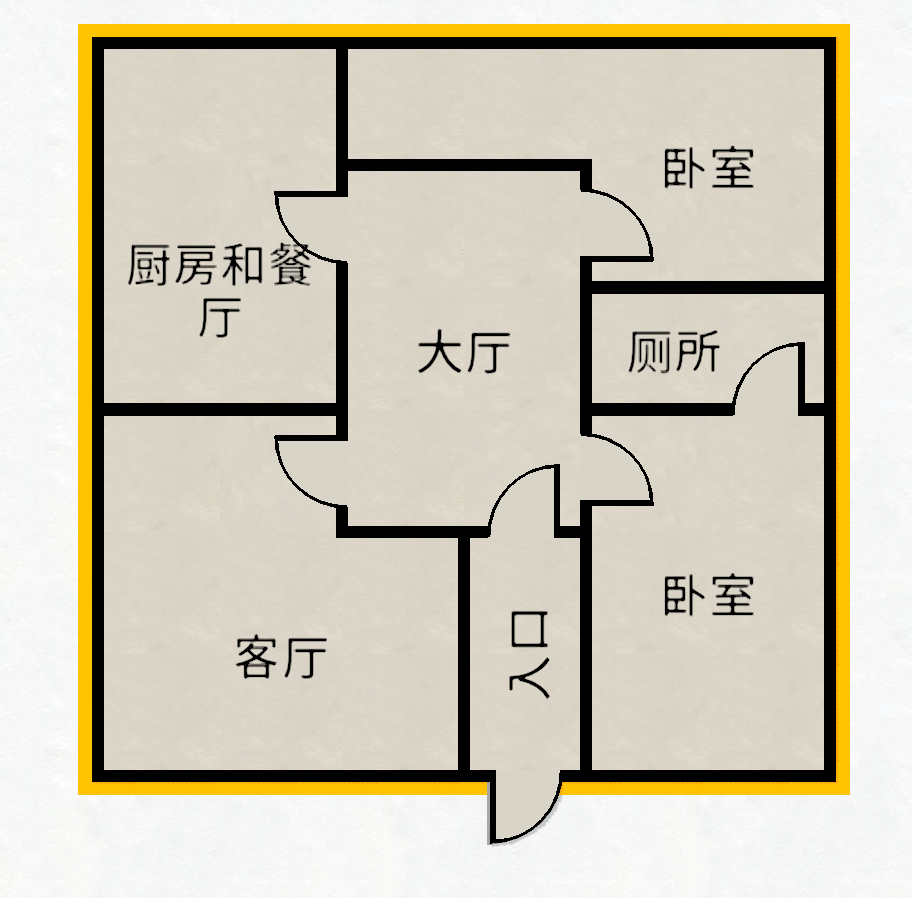
#> input picture Computer_vision_project/实验1户型图分割/crude_room_dataset/g1.jpg, 912 x 898 px
$ jupyter execute --allow-errors '实现原码.ipynb'
#> lines starting #> are read from the running program, lines starting #| are printed output that depends on the picture; after the words box and inside, x2 and y2 are one past the last pixel; in counts of white or black regions, pixels touching at a corner belong together
#> in pre_process_roomsort, image is the input picture: shape (898, 912, 3); mean B, G, R 184.7, 202.1, 208.3
# 预处理图像

[cell 1]
import cv2
import numpy as np


def union_graph_size(image, targe_width=500, target_height=500):
#> called with targe_width = 500, target_height = 500
    height, width = image.shape[:2]
#> height = 898; width = 912
    scale = min(targe_width / width, target_height / height)  # 放缩比例
#> scale = 0.548
    new_width = int(width * scale)
#> new_width = 500
    new_height = int(height * scale)
#> new_height = 492
    image = cv2.resize(image, (new_width, new_height), interpolation=cv2.INTER_AREA)
#> image: shape (492, 500, 3)
    pad_image = np.ones((target_height, targe_width, 3), dtype=np.uint8) * 255
    x = (targe_width-new_width) // 2
#> x = 0
    y = (target_height-new_height) // 2
#> y = 4
    pad_image[y:y+new_height, x: x+new_width] = image
    return pad_image


def remove_noise(binary_image, use_blur, kernel_size1, kernel_size2=3):  # 去噪声点
    kernel = np.ones((kernel_size1, kernel_size1), np.uint8)
    # 使用腐蚀膨胀法消除噪声
    image = cv2.morphologyEx(binary_image, cv2.MORPH_CLOSE, kernel)
    image = cv2.morphologyEx(image, cv2.MORPH_OPEN, kernel)
    image = cv2.morphologyEx(image, cv2.MORPH_CLOSE, kernel)
    # 使用中值滤波消除噪声
    if use_blur:
        image = cv2.medianBlur(image, kernel_size2)
    return image


def pre_process_roomsort(n):  # 用来预处理来源于roomsort的数据
    for i in range(1, n+1):
        image = cv2.imread(r"crude_room_dataset/g" + str(i) + ".jpg")
        if image is not None:
            image = union_graph_size(image, 500, 500)
            gray_image = cv2.cvtColor(image, cv2.COLOR_BGR2GRAY)
            _, binary_image = cv2.threshold(gray_image, 10, 255, cv2.THRESH_BINARY)
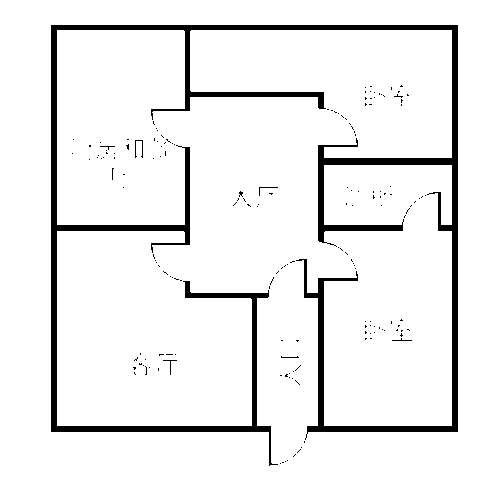
#> binary_image: shape (500, 500); 93.3% white; 171 black regions (165 under 20 px), largest, box (x1, y1, x2, y2) and area: (51, 25, 458, 466) 16231, (135, 140, 143, 158) 44, (163, 360, 177, 375) 28, (259, 187, 278, 196) 27, (392, 338, 412, 341) 22, (281, 356, 299, 358) 20
            binary_image = remove_noise(binary_image, False, 4, kernel_size2=5)
#> in remove_noise, `image = cv2.morphologyEx(binary_image, cv2.MORPH_CLOSE, kernel)`: image: shape (500, 500); 93.8% white; 1 black region, box (x1, y1, x2, y2) and area: (52, 26, 459, 433) 15536
#> in remove_noise, `image = cv2.morphologyEx(image, cv2.MORPH_OPEN, kernel)`: image: shape (500, 500); 93.8% white; 1 black region, box (x1, y1, x2, y2) and area: (53, 27, 460, 434) 15536
#> in remove_noise, `image = cv2.morphologyEx(image, cv2.MORPH_CLOSE, kernel)`: image: shape (500, 500); 93.8% white; 1 black region, box (x1, y1, x2, y2) and area: (54, 28, 461, 435) 15536
            cv2.imwrite(r'feature_graph/g'+str(i)+".jpg", binary_image)
            cv2.imwrite(r'resize_graph/g' + str(i) + ".jpg", image)
        else:
            print("NO such image!")
#> pass 2 of the loop in pre_process_roomsort, `for i in range(1, n+1):`:


# 噪声多单独处理图像的函数
def detail_process(path, out_put_name=None, width=500, height=500, blur=False, kernel_size1=3, kernel_size2=3, max_color=160):
#> called with path = 'crude_room_dataset/g47.jpg', out_put_name = 'g47', width = 500, height = 500, blur = False, kernel_size1 = 3, kernel_size2 = 3, max_color = 50
    image = cv2.imread(path)
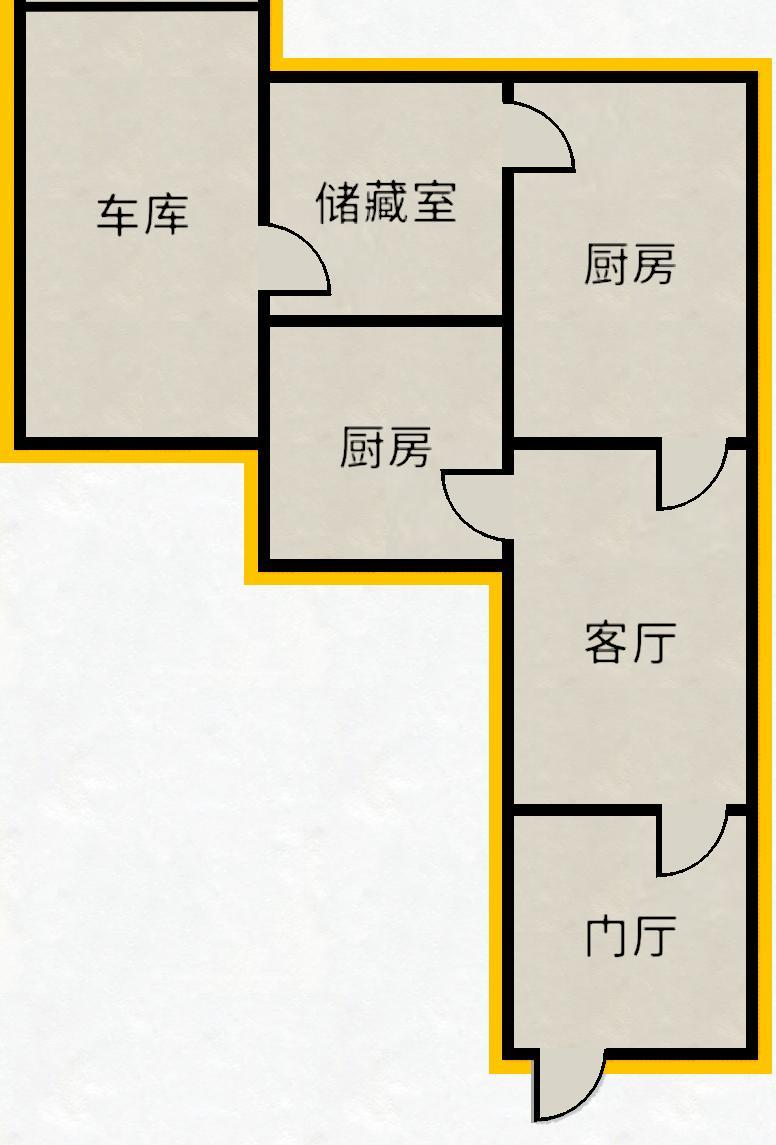
#> input picture Computer_vision_project/实验1户型图分割/crude_room_dataset/g47.jpg, 776 x 1145 px
#> image is the input picture: shape (1145, 776, 3); mean B, G, R 193.6, 209.5, 215
    image = union_graph_size(image, width, height)
    cv2.imwrite('resize_graph/'+str(out_put_name)+".jpg", image)
    low_color = np.array([0, 0, 0])
    up_color = np.array([max_color, max_color, max_color])
    color_mark = cv2.inRange(image, low_color, up_color)  # 创建掩码。查找颜色范围内的像素
#> color_mark: shape (500, 500); 4.4% white; 110 white regions (101 under 20 px), largest, box (x1, y1, x2, y2) and area: (87, 0, 411, 490) 10324, (337, 275, 351, 289) 44, (337, 401, 353, 417) 44
    image[color_mark != 0] = [0, 0, 0]  # 将一定深度的颜色都转为黑色！
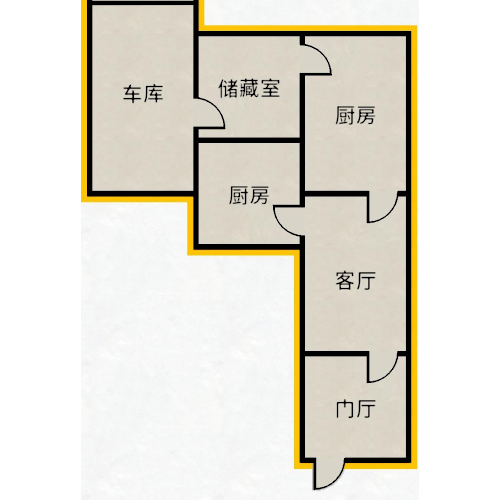
#> image: shape (500, 500, 3); mean of channels 0, 1, 2 213.3, 224, 227.6; drawn as B, G, R
    gray_image = cv2.cvtColor(image, cv2.COLOR_BGR2GRAY)  # 灰度图
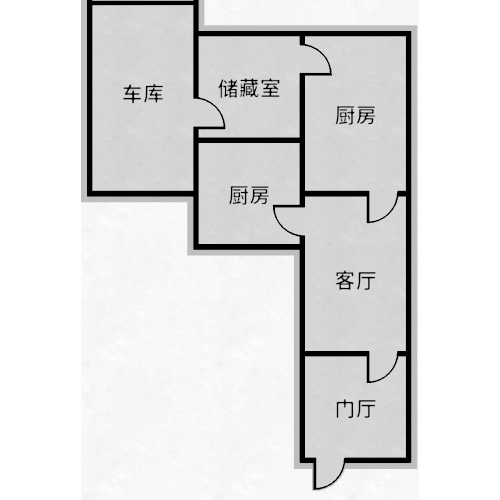
#> gray_image: shape (500, 500); min 0, max 255, mean 223.8
    _, binary_image = cv2.threshold(gray_image, 1, 255, cv2.THRESH_BINARY)  # 黑白图
    de_noise_image = remove_noise(binary_image, blur, kernel_size1, kernel_size2)  # 去噪图
#> in remove_noise (call 9), `image = cv2.morphologyEx(binary_image, cv2.MORPH_CLOSE, kernel)`:
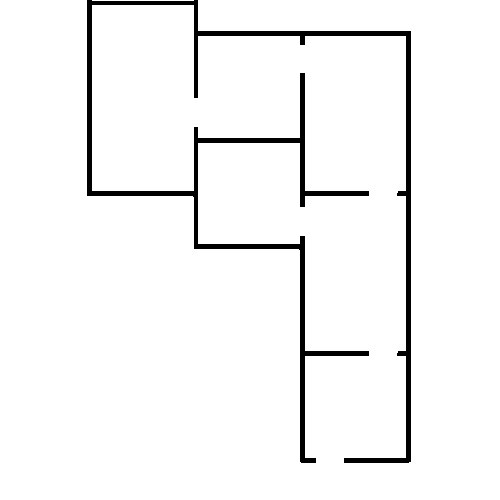
#> image: shape (500, 500); 96% white; 1 black region, box (x1, y1, x2, y2) and area: (87, 0, 411, 463) 9938
#> in remove_noise (call 9), `image = cv2.morphologyEx(image, cv2.MORPH_OPEN, kernel)`: image: shape (500, 500); 96% white; 1 black region, box (x1, y1, x2, y2) and area: (87, 0, 411, 463) 10040
    # de_noise_image = binary_image
    if out_put_name is not None:
        cv2.imwrite('feature_graph/' + str(out_put_name) + ".jpg", de_noise_image)
    return de_noise_image


#> (the rest of this cell did not finish here and is left out)

#> call 2 of detail_process, with path = 'crude_room_dataset/g35.jpg', out_put_name = 'g35', width = 500, height = 500, blur = False, kernel_size1 = 7, kernel_size2 = 3, max_color = 50
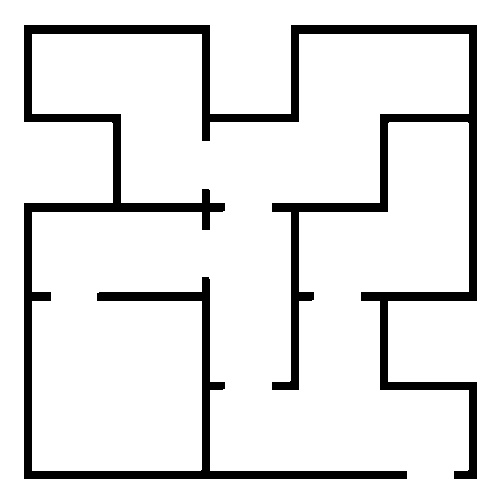
#> input picture Computer_vision_project/实验1户型图分割/feature_graph/g35.jpg, 500 x 500 px, found by its file name
#> in detail_process, image is the input picture: shape (500, 500, 3); min 0, max 255, mean 227.4
#> in detail_process (call 2), `color_mark = cv2.inRange(image, low_color, up_color)`:
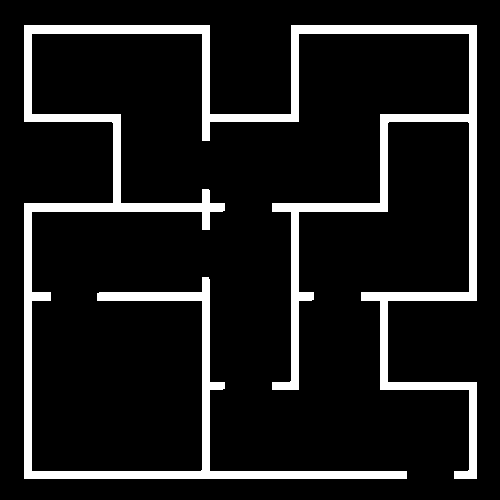
#> color_mark: shape (500, 500); 10.8% white; 1 white region, box (x1, y1, x2, y2) and area: (24, 25, 477, 479) 27083
#> in detail_process (call 2), `image[color_mark != 0] = [0, 0, 0]`: image: shape (500, 500, 3); 1.01% of pixels changed, all inside (x1, y1, x2, y2) = (24, 25, 477, 479)
#> pass 2 of the loop `for i in [35, 39, 71]:`:
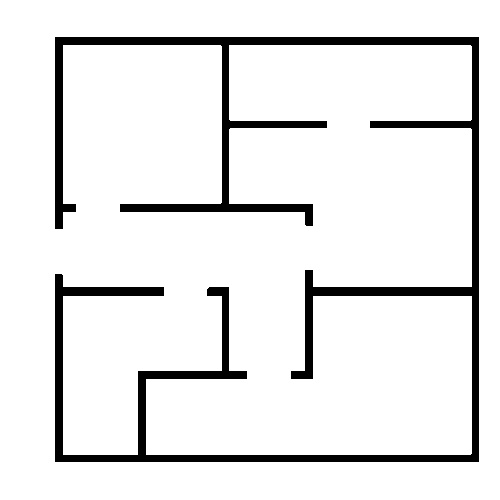
#> input picture Computer_vision_project/实验1户型图分割/feature_graph/g39.jpg, 500 x 500 px, found by its file name
#> in detail_process, image is the input picture: shape (500, 500, 3); min 0, max 255, mean 232.6
#> in detail_process (call 3), `color_mark = cv2.inRange(image, low_color, up_color)`:
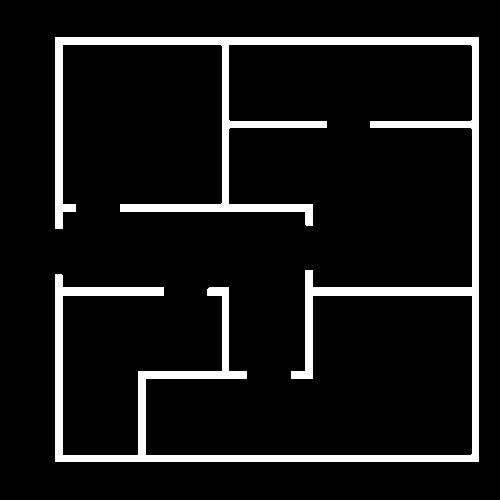
#> color_mark: shape (500, 500); 8.8% white; 1 white region, box (x1, y1, x2, y2) and area: (55, 37, 479, 462) 21953

# 传统方法绘制边界

[cell 2]
import cv2
import numpy as np
from skimage.morphology import skeletonize  # pip install scikit-image


def complete(image_path, output_name, rho=1.5, theta=np.pi / 120, threshold=15, minLineLength=0.1, maxLineGap=50, width=2, show=False):
#> called with image_path = 'feature_graph/g1.jpg', output_name = 'g1', rho = 1.5, theta = 0.0262, threshold = 15, minLineLength = 0.1, maxLineGap = 50, width = 3
    image = cv2.imread(image_path)
#> image: shape (500, 500, 3); min 0, max 255, mean 239.1
    gray = cv2.cvtColor(image, cv2.COLOR_BGR2GRAY)
    _, binary = cv2.threshold(gray, 1, 255, cv2.THRESH_BINARY_INV)
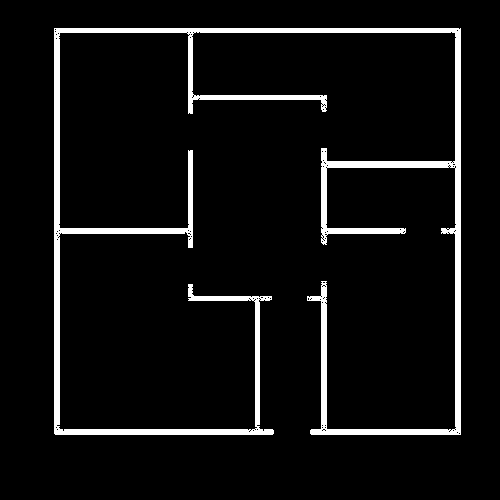
#> binary: shape (500, 500); 6.1% white; 1 white region, box (x1, y1, x2, y2) and area: (54, 28, 461, 435) 15300
    skeleton = skeletonize(binary // 255).astype(np.uint8) * 255  # 骨架化处理
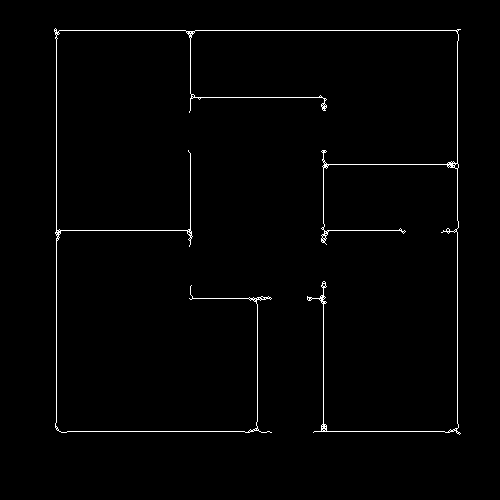
#> skeleton: shape (500, 500); 1.2% white in thin lines or dots, all inside (x1, y1, x2, y2) = (54, 28, 461, 435)
    # 使用霍夫变换检测线条
    lines = cv2.HoughLinesP(skeleton, rho=rho, theta=theta, threshold=threshold,
                            minLineLength=minLineLength, maxLineGap=maxLineGap)
    line_image = image
    if lines is not None:
        for line in lines:
            x1, y1, x2, y2 = line[0]
            cv2.line(line_image, (x1, y1), (x2, y2), (0, 0, 0), width)
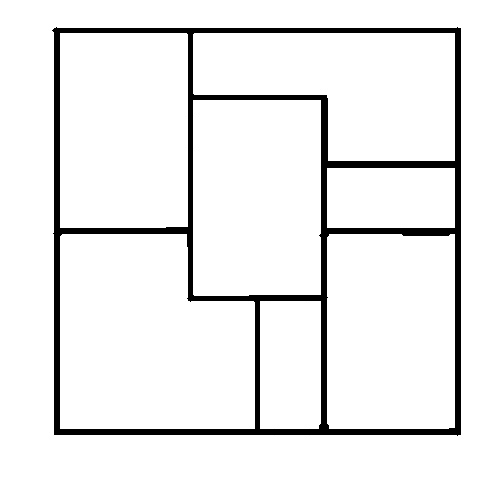
#> line_image: shape (500, 500, 3); min 0, max 255, mean 237.4
    # cv2.imshow('Skeleton', skeleton)
    cv2.imwrite(f"sealed_graph/{output_name}.jpg", line_image)
    if show:
        cv2.imshow('Detected Lines', line_image)
        cv2.waitKey(0)
        cv2.destroyAllWindows()


# [51 lines left out: functions get_zone, draw_zone, sliding, not called in this run]


def complete_all(n):
    list1 = [7, 10, 16, 20, 24, 25, 27, 32, 34, 35, 36, 39, 42, 43, 44, 50, 54, 78, 93]
    for i in range(1, n+1):
        if i not in list1:
            complete('feature_graph/g' + str(i) + '.jpg', f"g{i}", width=3)
        else:
            complete(f'feature_graph/g{i}.jpg', f'g{i}', rho=1, theta=np.pi / 120, threshold=10, minLineLength=0.1,
                     maxLineGap=49, width=3)
#> pass 2 of the loop in complete_all, `for i in range(1, n+1):`:
    complete('feature_graph/g35.jpg', 'g35', rho=1.5, theta=np.pi / 120, threshold=10, minLineLength=0.1, maxLineGap=54,
             width=3)
    complete('feature_graph/g39.jpg', 'g39', rho=1.5, theta=np.pi / 120, threshold=15, minLineLength=0.1, maxLineGap=80,
             width=3)
    complete('feature_graph/g52.jpg', 'g52', rho=1, theta=np.pi / 120, threshold=15, minLineLength=0.1, maxLineGap=50,
             width=2)
    complete('feature_graph/g55.jpg', 'g55', rho=2, theta=np.pi / 120, threshold=15, minLineLength=0.1, maxLineGap=50,
             width=3)
    complete('feature_graph/g80.jpg', 'g80', rho=2, theta=np.pi / 120, threshold=15, minLineLength=0.1, maxLineGap=50,
             width=3)
    complete('feature_graph/g81.jpg', 'g81', rho=0.8, theta=np.pi / 120, threshold=10, minLineLength=0.1, maxLineGap=50,
             width=3)
    complete('feature_graph/g97.jpg', 'g97', rho=0.8, theta=np.pi / 120, threshold=15, minLineLength=0.1, maxLineGap=55,
             width=2)


# [33 lines left out: functions draw_all_roomsort, remove_noise2, not called in this run]


#> (the rest of this cell did not finish here and is left out)

# 定义网络和数据集构建

[cell 3]
import torch
import torch.nn as nn
import torch.optim as optim
from torch.utils.data import TensorDataset
import os
import cv2
import numpy as np
import torch.nn.functional as F

class DoubleConv(nn.Module):
    # [12 lines left out: function __init__, not called in this run]

    def forward(self, x):
        return self.double_conv(x)

class Down(nn.Module):
    # [6 lines left out: function __init__, not called in this run]

    def forward(self, x):
        return self.maxpool_conv(x)

class Up(nn.Module):
    # [18 lines left out: functions __init__, forward, not called in this run]

class OutConv(nn.Module):
    def __init__(self, in_channels, out_channels):
        super(OutConv, self).__init__()
        self.conv = nn.Conv2d(in_channels, out_channels, kernel_size=1)

    def forward(self, x):
        return self.conv(x)

class UNet(nn.Module):
    # [34 lines left out: functions __init__, forward, not called in this run]


def load_dataset(input_directory=None, label_directory=None):
#> called with input_directory = 'feature_graph', label_directory = 'sealed_graph'
    input = list()
    label = list()
    # print(os.listdir(input_directory))
    i = 1
    for file in os.listdir(input_directory):  # 加载输入
        image = cv2.imread(input_directory + '/' + file)
        if image is not None:
            image = cv2.cvtColor(image, cv2.COLOR_BGR2GRAY)
#> image: shape (500, 500)
            _, image = cv2.threshold(image, 100, 255, cv2.THRESH_BINARY)
            image = (image / 255.0).astype('float32')  # 二值化为是否为边界
            '''if i == 1:
                i += 1
                print(np.unique_counts(image))
                cv2.imshow('image', image)
                cv2.waitKey(0)
                cv2.destroyAllWindows()'''
            image = torch.from_numpy(image).unsqueeze(0).unsqueeze(0)
            input.append(image)
    for file in os.listdir(label_directory):  # 加载标签
        image = cv2.imread(label_directory + '/' + file)
        if image is not None:
            image = cv2.cvtColor(image, cv2.COLOR_BGR2GRAY)
            _, image = cv2.threshold(image, 200, 255, cv2.THRESH_BINARY)
            image = (abs(image / 255 - 1)).astype('float32')  # 二值化为是否为边界
            '''if i == 2:
                print(np.unique_counts(image))
                i+=1
                cv2.imshow('image', image)
                cv2.waitKey(0)
                cv2.destroyAllWindows()'''
            image = torch.from_numpy(image).unsqueeze(0).unsqueeze(0)
            label.append(image)

    input_data = torch.cat(input, dim=0)
    label_data = torch.cat(label, dim=0)
    print(input_data.shape, label_data.shape)
    dataset = TensorDataset(input_data, label_data)  # 返回数据集
    return input_data, label_data, dataset


# [66 lines left out: functions Unet_train, get_test_example, My_find_1, draw_predict_zone, not called in this run]


if __name__ == "__main__":
    load_dataset('feature_graph', 'sealed_graph')
#> (the call stopped at in load_dataset, `image = torch.from_numpy(image).unsqueeze(0).unsqueeze(0)`: torch is not available in this run)

# 训练网络

[cell 4]
from torch.utils.data import DataLoader
import matplotlib.pyplot as plt
import torch
import cv2
import os

torch.cuda.empty_cache()
#> (this line was passed over: torch is not available in this run)
#> (the rest of this cell did not finish here and is left out)

dataloader = DataLoader(dataset, batch_size=8, shuffle=False)
model = UNet()
path = 'model.pth'
if os.path.exists(path):
    model.load_state_dict(torch.load(path))
loss_list = Unet_train(model, dataloader, save_path=path, epochs=200, lr=0.0001)
model.load_state_dict(torch.load(path))

# 绘制损失函数曲线

#> (a cell that did not finish here is left out)

# 测试模型边界划分

#> (a cell that did not finish here is left out)

[cell 7]
def my_test(test_path, kernel, title="image"):
    device = torch.device('cuda' if torch.cuda.is_available() else 'cpu')
    test_image, reshape_image = get_test_example(test_path, kernel_size1=kernel, blur=False, max_color=120)
    test_image = test_image.to(device)
    with torch.no_grad():
        output = model(test_image)
    output = output.cpu()
    predict_image, sealed_image = draw_predict_zone(output, reshape_image)
    image = draw_zone(
                get_zone(
                    get_zone(sealed_image, show=False, width=2), output_name=None, save=False,
                    show=False, min_area=1000, width=2, slid=False),
                reshape_image, show=False, save=False, output_name=None)
    image = cv2.cvtColor(image, cv2.COLOR_BGR2RGB)
    plt.imshow(image)
    plt.axis('off')
    plt.title(str(title))
    plt.show()

[cell 8]
my_test('crude_room_dataset/g41.jpg', 5, "G41")
#> (the call stopped at in my_test, `device = torch.device('cuda' if torch.cuda.is_available() else 'cpu')`: torch is not available in this run)

[cell 9]
my_test('test.jpg', 7, "TEST IMAGE")
#> (the call stopped at in my_test, `device = torch.device('cuda' if torch.cuda.is_available() else 'cpu')`: torch is not available in this run)
